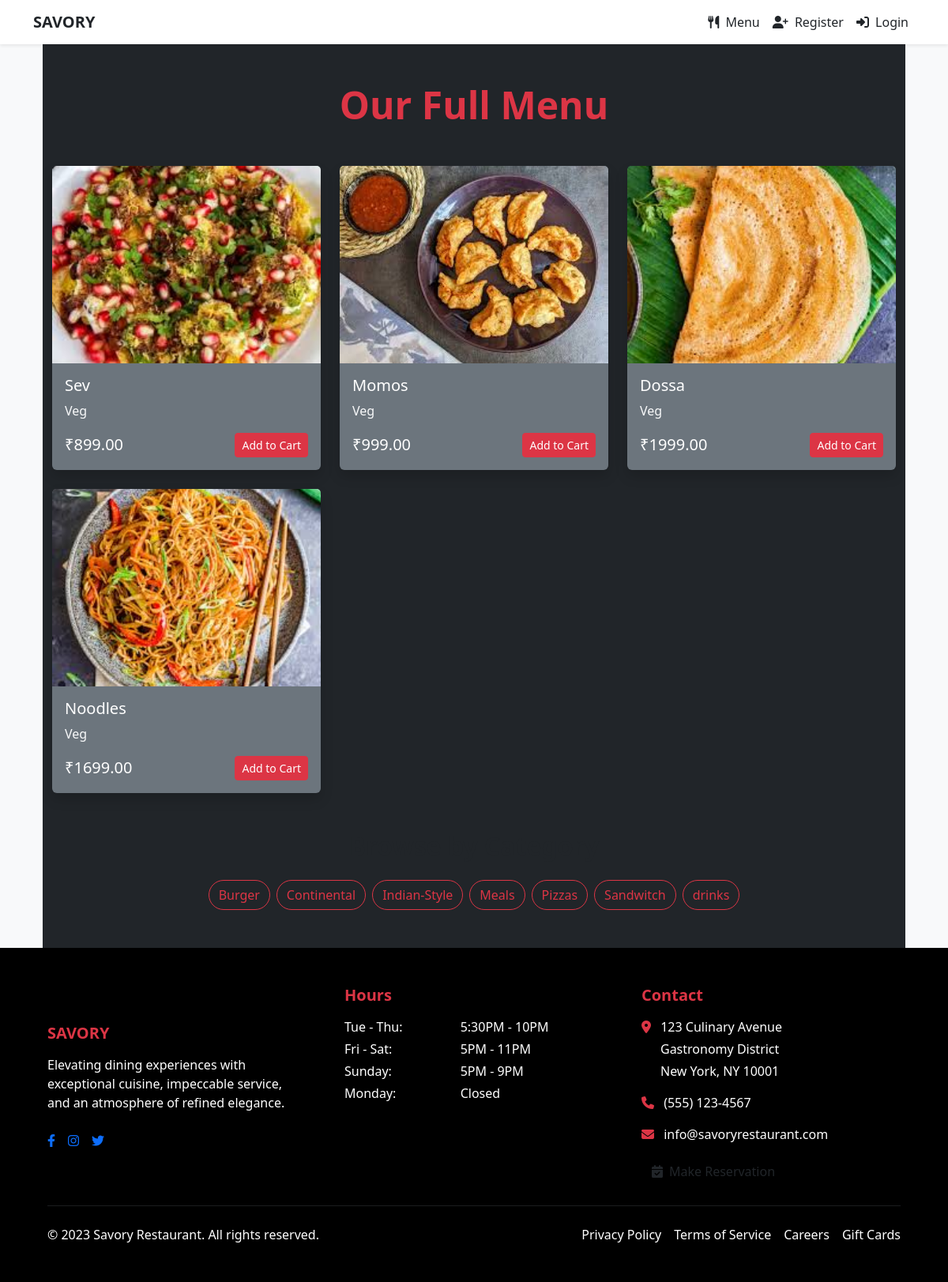
Page /menu/?category=Indian-Style on the committed database.
### myapp/models.py (models this page shows, shortened)
class Item(models.Model):
    name = models.CharField(max_length=200)
    description = models.TextField()
    price = models.DecimalField(max_digits=10, decimal_places=2)
    image = models.ImageField(upload_to="items/")
    category = models.ForeignKey(Category, on_delete=models.CASCADE)
    available = models.BooleanField(default=True)
    created_at = models.DateTimeField(auto_now_add=True)
    updated_at = models.DateTimeField(auto_now=True)
    featured = models.BooleanField(default=False)

class Category(models.Model):
    name = models.CharField(max_length=100, unique=True)
    slug = models.SlugField(max_length=120, unique=True)
    created_at = models.DateTimeField(auto_now_add=True)
    class Meta:
        verbose_name_plural = "Categories"
        ordering = ['name']

### myapp/views.py (the view)
# urls.py: path('menu/', views.menu, name='menu'),
def menu(request):
    category_slug = request.GET.get('category')
    if category_slug:
        items = Item.objects.filter(category__slug=category_slug, available=True)
    else:
        items = Item.objects.filter(available=True)
    categories = Category.objects.all()
    context = {
        'items': items,
        'categories': categories,
    }
    return render(request, 'menu.html', context)

### myapp/templates/menu.html (shortened to what this page needs)
{% extends 'base.html' %}
{% load static %}
{% block content %}
<section class="py-5 bg-dark">
  <div class="container">
    <h2 class="display-5 fw-bold mb-5 text-center text-custom-red">Our Full Menu</h2>
    {% if items %}
    <div class="row g-4">
      {% for item in items %}
      <div class="col-md-6 col-lg-4">
        <div class="card bg-secondary text-white h-100 border-0 shadow">
          {% if item.image %}
            <img src="{{ item.image.url }}" alt="{{ item.name }}" class="card-img-top" style="height: 250px; object-fit: cover;">
          {% else %}
            <img src="{% static 'images/default-dish.jpg' %}" alt="Default dish image" class="card-img-top" style="height: 250px; object-fit: cover;">
          {% endif %}
          <div class="card-body d-flex flex-column">
            <h3 class="card-title h5">{{ item.name }}</h3>
            <p class="card-text text-light flex-grow-1">{{ item.description|truncatechars:120 }}</p>
            <div class="d-flex justify-content-between align-items-center mt-auto">
              <span class="h5 text-custom-red mb-0">₹{{ item.price }}</span>
              <a href="{% url 'myapp:add_to_cart' item.id %}" class="btn btn-danger btn-sm">Add to Cart</a>
            </div>
          </div>
        </div>
      </div>
      {% endfor %}
    </div>
    {% else %}
      <p class="text-center text-muted py-5">No menu items available right now. Please check back later!</p>
    {% endif %}
    {% if categories %}
    <div class="mt-5">
      <h3 class="h2 fw-bold mb-4 text-center text-custom-red">Browse by Category</h3>
      <div class="d-flex flex-wrap justify-content-center gap-2">
        {% for category in categories %}
          <a href="?category={{ category.slug }}" class="btn btn-outline-danger rounded-pill">
            {{ category.name }}
          </a>
        {% endfor %}
      </div>
    </div>
    {% endif %}
  </div>
</section>
{% endblock %}

### myapp/templates/base.html (style rules this page uses)
.text-custom-red { color: #dc3545; }

### rows in the picture
Item: image (picture), name "Sev", description "Veg", price "899.00"
Item: image (picture), name "Momos", description "Veg", price "999.00"
Item: image (picture), name "Dossa", description "Veg", price "1999.00"
Item: image (picture), name "Noodles", description "Veg", price "1699.00"
Category: name "Burger"
Category: name "Continental"
Category: name "Indian-Style"
Category: name "Meals"
Category: name "Pizzas"
Category: name "Sandwitch"
Category: name "drinks"
